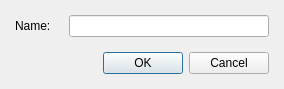
<?xml version="1.0" encoding="UTF-8"?>
<ui version="4.0">
 <class>DialogSystemName</class>
 <widget class="QDialog" name="DialogSystemName">
  <property name="geometry">
   <rect>
    <x>0</x>
    <y>0</y>
    <width>284</width>
    <height>89</height>
   </rect>
  </property>
  <property name="windowTitle">
   <string>New name...</string>
  </property>
  <layout class="QGridLayout" name="gridLayout">
   <property name="leftMargin">
    <number>15</number>
   </property>
   <property name="topMargin">
    <number>10</number>
   </property>
   <property name="rightMargin">
    <number>15</number>
   </property>
   <property name="bottomMargin">
    <number>10</number>
   </property>
   <item row="0" column="0">
    <layout class="QVBoxLayout" name="verticalLayout">
     <property name="spacing">
      <number>15</number>
     </property>
     <item>
      <layout class="QHBoxLayout" name="horizontalLayout">
       <item>
        <widget class="QLabel" name="label">
         <property name="text">
          <string>Name:</string>
         </property>
        </widget>
       </item>
       <item>
        <widget class="QLineEdit" name="lineEditName">
         <property name="minimumSize">
          <size>
           <width>200</width>
           <height>0</height>
          </size>
         </property>
         <property name="maximumSize">
          <size>
           <width>200</width>
           <height>16777215</height>
          </size>
         </property>
        </widget>
       </item>
      </layout>
     </item>
     <item>
      <widget class="QDialogButtonBox" name="buttonBox">
       <property name="orientation">
        <enum>Qt::Horizontal</enum>
       </property>
       <property name="standardButtons">
        <set>QDialogButtonBox::Cancel|QDialogButtonBox::Ok</set>
       </property>
      </widget>
     </item>
    </layout>
   </item>
  </layout>
 </widget>
 <resources/>
 <connections>
  <connection>
   <sender>buttonBox</sender>
   <signal>accepted()</signal>
   <receiver>DialogSystemName</receiver>
   <slot>accept()</slot>
   <hints>
    <hint type="sourcelabel">
     <x>234</x>
     <y>67</y>
    </hint>
    <hint type="destinationlabel">
     <x>157</x>
     <y>88</y>
    </hint>
   </hints>
  </connection>
  <connection>
   <sender>buttonBox</sender>
   <signal>rejected()</signal>
   <receiver>DialogSystemName</receiver>
   <slot>reject()</slot>
   <hints>
    <hint type="sourcelabel">
     <x>267</x>
     <y>73</y>
    </hint>
    <hint type="destinationlabel">
     <x>283</x>
     <y>88</y>
    </hint>
   </hints>
  </connection>
 </connections>
</ui>
